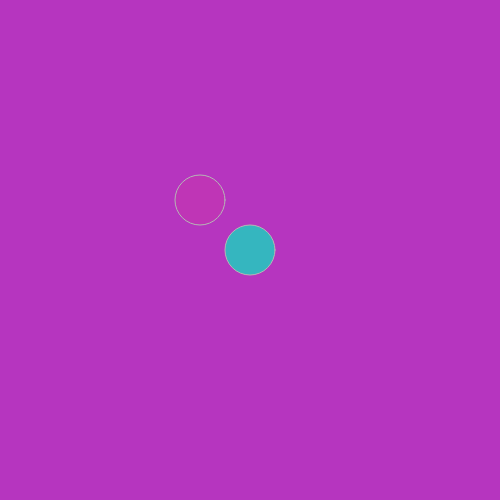
Frame 1 (no input)
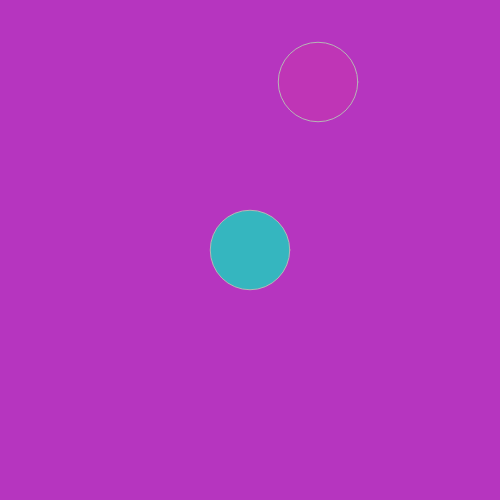
Frame 60 (no input)
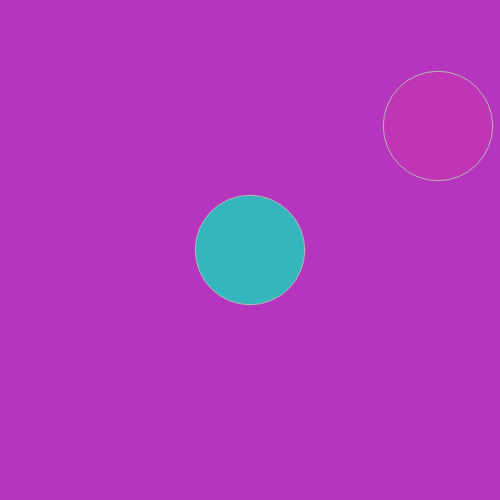
Frame 120 (the mouse pressed at the canvas centre since frame 60)

The p5.js sketch that drew these frames (run headless with seeded random() and noise() and a simulated clock; from frame 60 on, the mouse is pressed at the canvas centre):

// p5.js sketch
// ── sketch.js
/* 
moves shapes also with else
created by Daniel Wen may 12 2017
*/

var ball1X = 200;//1st ball x value
var ball1Y = 200;//1st ball y value
var ball2X = 250;//2nd ball x value
var ball2Y = 250;//2nd ball y value
var r; //red
var g; //green
var b; //blue
var circSize = 50; //size of ball
var speedX = 2; //value determining left or right
var speedY = 2; //value determining up or down
function setup() {
 createCanvas(500,500);  
 
 r = random(255); //red
 g = random(255); // green
 b = random(255); // blue
 
}

function draw() {
  background(r,g,b); //background
  stroke(r); //color of stroke
  fill(b,g,r); //color of ball 1
  ellipse(ball1X, ball1Y, circSize, circSize);//ball 1
  
  fill(g,r,b); //color of ball 2
  ellipse(ball2X, ball2Y, circSize, circSize);//ball 2
  
  
  
  ball1X = ball1X + speedX; //makes ball 1 move left or right
  ball1Y = ball1Y - speedY; //makes ball 1 more up or down
 
  
  if(ball1X > width - (circSize/2) || ball1X < 0 + (circSize/2)){ //if ball 1 is at the left or right edge of the screen
    speedX = speedX *-1; //reverse direction
    
  }
  
  if(ball1Y > height - (circSize/2) || ball1Y < 0 + (circSize/2)){//if ball 1 is at the top or bottom of screen
    speedY = speedY *-1; //reverse direction
    
  }
  
  if(speedX >= 1){ //if ball is going 
    circSize += .5;
    
  }
  else{
    if(speedX <= -1){
      circSize -= .5;
    }
  }
  
}
